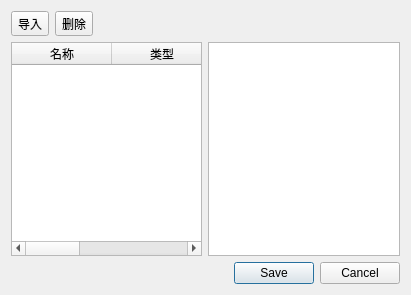
<?xml version="1.0" encoding="UTF-8"?>
<ui version="4.0">
 <class>DictManager</class>
 <widget class="QDialog" name="DictManager">
  <property name="geometry">
   <rect>
    <x>0</x>
    <y>0</y>
    <width>411</width>
    <height>295</height>
   </rect>
  </property>
  <property name="windowTitle">
   <string>词典管理</string>
  </property>
  <property name="windowIcon">
   <iconset>
    <normaloff>:/images/dict</normaloff>:/images/dict</iconset>
  </property>
  <layout class="QVBoxLayout" name="verticalLayout">
   <item>
    <layout class="QHBoxLayout" name="horizontalLayout_2">
     <item>
      <widget class="QToolButton" name="toolButton">
       <property name="text">
        <string>导入</string>
       </property>
      </widget>
     </item>
     <item>
      <widget class="QToolButton" name="toolButton_2">
       <property name="text">
        <string>删除</string>
       </property>
      </widget>
     </item>
     <item>
      <spacer name="horizontalSpacer">
       <property name="orientation">
        <enum>Qt::Horizontal</enum>
       </property>
       <property name="sizeHint" stdset="0">
        <size>
         <width>40</width>
         <height>20</height>
        </size>
       </property>
      </spacer>
     </item>
    </layout>
   </item>
   <item>
    <layout class="QHBoxLayout" name="horizontalLayout">
     <item>
      <widget class="QTableWidget" name="tableWidget">
       <property name="editTriggers">
        <set>QAbstractItemView::NoEditTriggers</set>
       </property>
       <property name="selectionBehavior">
        <enum>QAbstractItemView::SelectRows</enum>
       </property>
       <column>
        <property name="text">
         <string>名称</string>
        </property>
       </column>
       <column>
        <property name="text">
         <string>类型</string>
        </property>
       </column>
       <column>
        <property name="text">
         <string>路径</string>
        </property>
       </column>
      </widget>
     </item>
     <item>
      <widget class="QTextBrowser" name="textBrowser">
       <property name="documentTitle">
        <string/>
       </property>
      </widget>
     </item>
    </layout>
   </item>
   <item>
    <widget class="QDialogButtonBox" name="buttonBox">
     <property name="orientation">
      <enum>Qt::Horizontal</enum>
     </property>
     <property name="standardButtons">
      <set>QDialogButtonBox::Cancel|QDialogButtonBox::Save</set>
     </property>
    </widget>
   </item>
  </layout>
 </widget>
 <resources/>
 <connections>
  <connection>
   <sender>buttonBox</sender>
   <signal>accepted()</signal>
   <receiver>DictManager</receiver>
   <slot>accept()</slot>
   <hints>
    <hint type="sourcelabel">
     <x>248</x>
     <y>254</y>
    </hint>
    <hint type="destinationlabel">
     <x>157</x>
     <y>274</y>
    </hint>
   </hints>
  </connection>
  <connection>
   <sender>buttonBox</sender>
   <signal>rejected()</signal>
   <receiver>DictManager</receiver>
   <slot>reject()</slot>
   <hints>
    <hint type="sourcelabel">
     <x>316</x>
     <y>260</y>
    </hint>
    <hint type="destinationlabel">
     <x>286</x>
     <y>274</y>
    </hint>
   </hints>
  </connection>
 </connections>
</ui>
